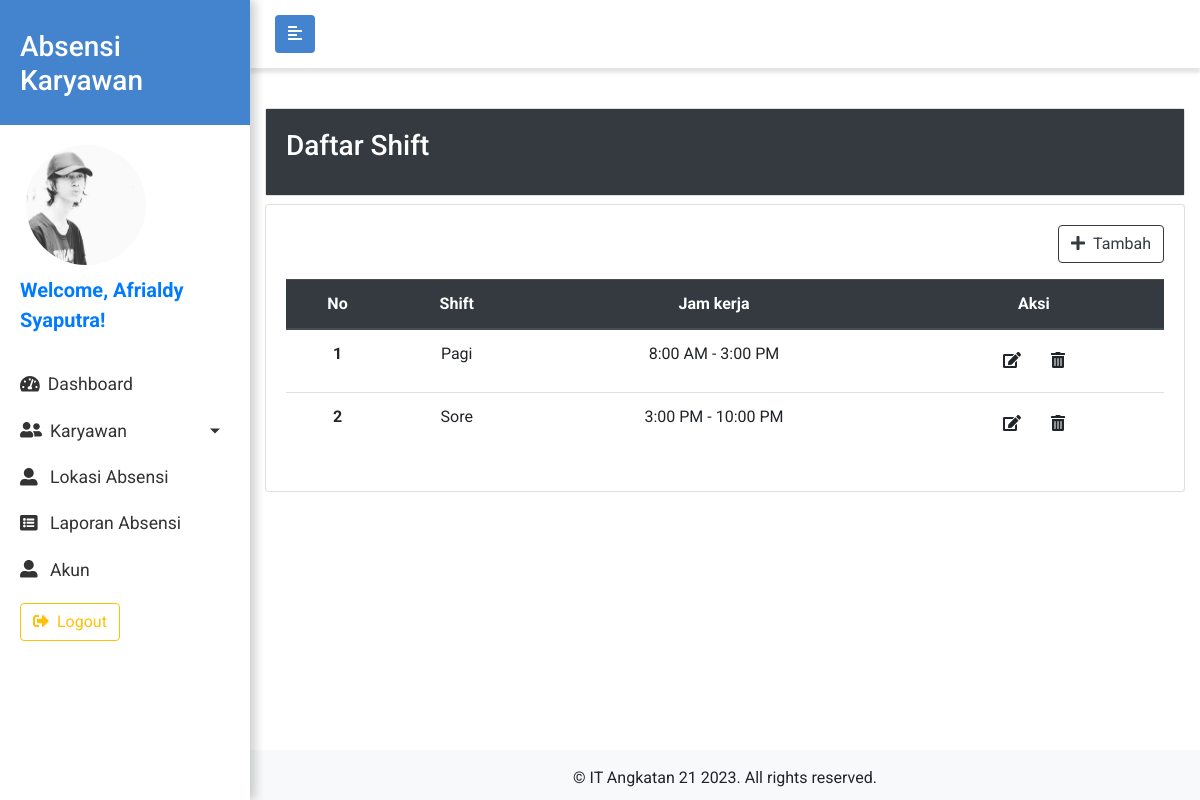
The page /admin/index.php?page=shift (signed in) on the database its author committed.
### tables this page shows
CREATE TABLE `karyawan` (
  `id` int(11) NOT NULL,
  `username` varchar(100) NOT NULL,
  `password` varchar(200) NOT NULL,
  `account_type` int(11) NOT NULL,
  `nama` varchar(100) NOT NULL,
  `jenis_kelamin` char(1) NOT NULL,
  `no_telp` varchar(13) NOT NULL,
  `email` varchar(200) NOT NULL,
  `no_ktp` varchar(50) NOT NULL,
  `alamat` varchar(200) NOT NULL,
  `foto` varchar(100) NOT NULL,
  `id_shift` int(11) NOT NULL,
  `id_departemen` int(11) NOT NULL
);

CREATE TABLE `shift` (
  `id` int(11) NOT NULL,
  `shift` varchar(50) NOT NULL,
  `jam_mulai` varchar(8) NOT NULL,
  `jam_berhenti` varchar(8) NOT NULL
);

### admin/halaman/shift.php (the view, shortened to what this page needs)
<div class="row">
  <div class="col-12">
    <div class="card" style="width: 100%;">
      <div class="card-body bg-dark text-white">
        <h3 class="card-title">Daftar Shift</h3>
      </div>
    </div>
  </div>
</div>
<div class="row mt-2 mb-5">
  <div class="col-12">
    <div class="card" style="width: 100%;">
      <div class="card-body table-responsive">
        <?php
        $i = 1;
        $data = mysqli_query($koneksi, "SELECT * FROM shift");
        ?>
        <a href="#" class="btn btn-outline-dark float-right mb-3 tambah-btn" data-toggle="modal" data-target="#formModal" onclick="changeType('tambah')">
          <i class="fas fa-plus mr-2"></i>Tambah
        </a>
        <table class="table table-hover text-center">
          <thead class="thead-dark">
            <tr>
              <th scope="col">No</th>
              <th scope="col">Shift</th>
              <th scope="col">Jam kerja</th>
              <th scope="col">Aksi</th>
            </tr>
          </thead>
          <tbody>
            <?php
            while ($d = mysqli_fetch_assoc($data)) :
            ?>
              <tr>
                <th scope="row"><?= $i ?></th>
                <td><?= $d["shift"] ?></td>
                <td><?= $d["jam_mulai"] . " - " . $d["jam_berhenti"] ?></td>
                <td>
                  <a href="" class="btn edit-btn" data-id="<?php echo $d["id"]; ?>" data-toggle="modal" data-target="#formModal" onclick="changeType('ubah');">
                    <i class="fas fa-edit"></i>
                  </a>
                  <a href="" class="btn hapus-btn" data-id="<?php echo $d["id"]; ?>">
                    <i class="fas fa-trash-alt"></i>
                  </a>
                </td>
              </tr>
            <?php
              $i++;
            endwhile;
            ?>
          </tbody>
        </table>
      </div>
    </div>
  </div>
</div>

### admin/index.php (shortened to what this page needs)
<?php
require('../koneksi.php');
if (isset($_GET["page"])) {
  $page = $_GET["page"];
} else {
  $page = "dashboard";
}
$id = $_SESSION["id"];
$nama = $_SESSION["name"];
?>
<!DOCTYPE html>
<html lang="en">
<head>
  <link href="https://stackpath.bootstrapcdn.com/font-awesome/4.7.0/css/font-awesome.min.css" rel="stylesheet">
  <link rel="stylesheet" href="https://stackpath.bootstrapcdn.com/bootstrap/4.4.1/css/bootstrap.min.css">
  <link rel="stylesheet" href="../css/style.css">
  <link rel="stylesheet" href="https://cdnjs.cloudflare.com/ajax/libs/tempusdominus-bootstrap-4/5.0.0-alpha14/css/tempusdominus-bootstrap-4.min.css" />
</head>
<body>
  <div class="wrapper">
    <nav id="sidebar">
      <div class="sidebar-header">
        <h3>Absensi Karyawan</h3>
      </div>
      <ul class="list-unstyled components">
        <?php
        $data = mysqli_query($koneksi, "SELECT foto FROM karyawan WHERE id = $id");
        $d = mysqli_fetch_assoc($data);
        ?>
        <img src="../img/uploaded_img/<?= $d["foto"] ?>" class="rounded-circle ml-3" width="120px" height="120px">
        <p class="lead text-primary font-weight-bold">Welcome, <?php echo $nama; ?>!</p>
        <li class="active">
          <a href="index.php?page=dashboard"> <i class="fas fa-tachometer-alt mr-2"></i>Dashboard</a>
        </li>
        <li class="active">
          <a href="#karyawanSubMenu" data-toggle="collapse" aria-expanded="false" class="dropdown-toggle"> <i class="fas fa-user-friends mr-2"></i>Karyawan</a>
        </li>
        <li>
          <a href="index.php?page=lokasi"><i class="fas fa-user-alt mr-2"></i> Lokasi Absensi</a>
        </li>
        <li>
          <a href="index.php?page=absensi"><i class="fas fa-list-alt mr-2"></i> Laporan Absensi</a>
        </li>
        <li>
          <a href="index.php?page=akun"><i class="fas fa-user-alt mr-2"></i> Akun</a>
        </li>
        <li class="nav-item">
          <a class="nav-link" href="../logout.php">
            <button class="btn btn-outline-warning"><i class="fas fa-sign-out-alt mr-2"></i>Logout</button>
          </a>
        </li>
      </ul>
    </nav>
    <div id="content">
      <nav class="navbar navbar-toggle navbar-expand-lg navbar-light bg-light">
        <div class="container-fluid">
          <button type="button" id="sidebarCollapse" class="btn btn-toggle">
            <i class="fas fa-align-left"></i>
          </button>
        </div>
      </nav>
      <div class="container-fluid">
        <?php
        switch ($page) {
          case "shift":
            include "halaman/shift.php";
            break;
        }
        ?>
      </div>
      <footer class="text-center py-3 bg-light">
        &copy;  IT Angkatan 21 2023. All rights reserved.
      </footer>
    </div>
  </div>
</body>
</html>

### css/style.css (style rules this page uses)
* { padding: 0; margin: 0; box-sizing: border-box; }
html { position: relative; min-height: 100%; }
body { width: 100%; height: 100%; font-family: 'Roboto', sans-serif; }
a { text-decoration: none !important; color: #333; }
.navbar { background-color: #4484ce !important; color: white; }
footer { position: absolute; left: 0; bottom: 0; height: 50px; width: 100%; overflow: hidden; }
.navbar-toggle { padding: 15px 10px; background: #fff !important; border: none; border-radius: 0; margin-bottom: 40px; box-shadow: 0px 5px 3px rgba(0, 0, 0, 0.1); }
.btn-toggle { background: #4484ce; color: white; }
.wrapper { display: flex; width: 100%; }
#sidebar { width: 250px; position: fixed; top: 0; left: 0; height: 100vh; z-index: 999; background: white; color: white; transition: all 0.3s; box-shadow: 5px 0px 10px rgba(0, 0, 0, 0.2); }
#sidebar .sidebar-header { padding: 30px 20px 20px 20px; background: #4484ce; }
#sidebar ul.components { padding: 20px 10px; }
#sidebar ul p { color: #fff; padding: 10px; }
#sidebar ul li a { padding: 10px; font-size: 1.1em; display: block; }
#sidebar ul li.active>a, a[aria-expanded="true"] { color: #333; background: white; }
a[data-toggle="collapse"] { position: relative; }
.dropdown-toggle::after { display: block; position: absolute; top: 50%; right: 20px; transform: translateY(-50%); }
#content { width: calc(100% - 250px); min-height: 100vh; transition: all 0.3s; position: absolute; top: 0; right: 0; }

### rows shown on the page
karyawan: foto (picture)
shift: shift "Pagi", jam_mulai "8:00 AM", jam_berhenti "3:00 PM"
shift: shift "Sore", jam_mulai "3:00 PM", jam_berhenti "10:00 PM"

### other values the page prints
$nama "Afrialdy Syaputra"
